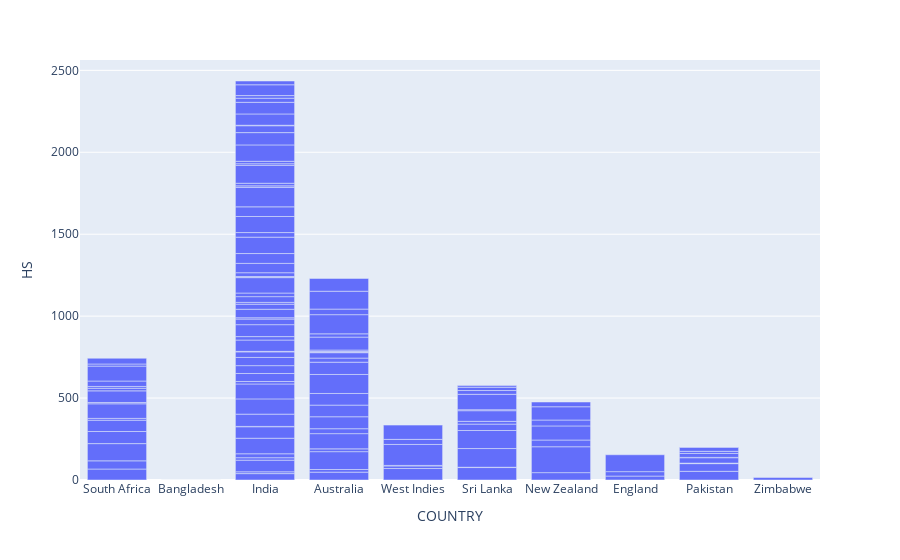

The cell this chart's notebook holds for it:
### Code cell
px.bar(df_cric,x='COUNTRY',y='HS')

### Figure 1 — Plotly figure (JSON) as saved in the notebook; plotly's stock layout.template omitted (floating-point values rounded to 4 significant figures; data arrays with more than 128 entries replaced by an {"elided": "..."} marker saying what was removed)
{"data": [{"alignmentgroup": "True", "hovertemplate": "COUNTRY=%{x}<br>HS=%{y}<extra></extra>", "legendgroup": "", "marker": {"color": "#636efa", "pattern": {"shape": ""}}, "name": "", "offsetgroup": "", "orientation": "v", "showlegend": false, "textposition": "auto", "type": "bar", "x": {"elided": "130 str values"}, "xaxis": "x", "y": {"elided": "130 int values"}, "yaxis": "y"}], "layout": {"barmode": "relative", "legend": {"tracegroupgap": 0}, "margin": {"t": 60}, "xaxis": {"anchor": "y", "domain": [0, 1], "title": {"text": "COUNTRY"}}, "yaxis": {"anchor": "x", "domain": [0, 1], "title": {"text": "HS"}}}}
